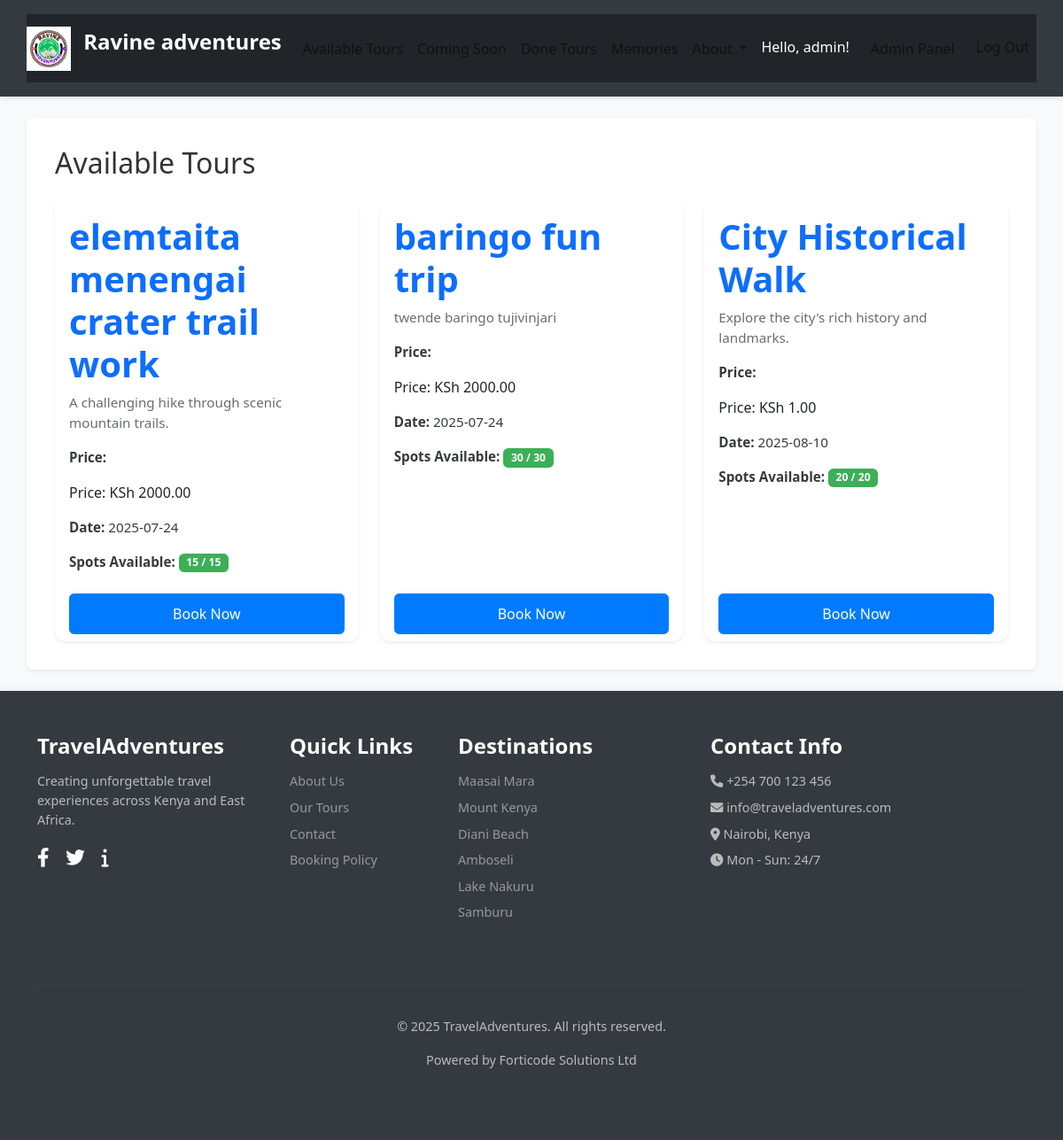
The app's page /tours (signed in) with its own data.
### tables this page shows
CREATE TABLE users (
    id INTEGER PRIMARY KEY AUTOINCREMENT,
    username TEXT UNIQUE NOT NULL,
    email TEXT UNIQUE NOT NULL,
    password TEXT NOT NULL,
    is_admin INTEGER DEFAULT 0
);

CREATE TABLE tours (
    id INTEGER PRIMARY KEY AUTOINCREMENT,
    name TEXT NOT NULL,
    description TEXT,
    price REAL NOT NULL,
    date TEXT NOT NULL,
    max_participants INTEGER NOT NULL,
    current_participants INTEGER DEFAULT 0,
    status TEXT DEFAULT 'available'
);

### app.py (the view)
    @app.route('/tours')
    def tours():
        db = get_db()
        available_tours = db.execute(
            "SELECT * FROM tours WHERE status = 'available' ORDER BY date ASC"
        ).fetchall()
        return render_template('tours.html', tours=available_tours)

### database.py (called while the page is built)
def get_db():
    if 'db' not in g:
        g.db = sqlite3.connect(
            current_app.config['DATABASE'],
            detect_types=sqlite3.PARSE_DECLTYPES
        )
        g.db.row_factory = sqlite3.Row # Returns rows that behave like dicts
    return g.db

### templates/tours.html
{% extends 'base.html' %} {% block title %}Available Tours{% endblock %} {% block content %}
<h2 class="mb-4">Available Tours</h2>
{% if tours %}
<div class="row row-cols-1 row-cols-md-2 row-cols-lg-3 g-4">
    {% for tour in tours %}
    <div class="col">
        <div class="card h-100 shadow-sm">
            <div class="card-body">
                <h5 class="card-title text-primary">{{ tour.name }}</h5>
                <p class="card-text text-muted">{{ tour.description }}</p>
                <p class="card-text"><strong>Price:</strong>
                    <p>Price: KSh {{ '%.2f' | format(tour.price) }}</p>
                </p>
                <p class="card-text"><strong>Date:</strong> {{ tour.date }}</p>
                <p class="card-text">
                    <strong>Spots Available:</strong> {% set available_spots = tour.max_participants - tour.current_participants %} {% if available_spots > 5 %}
                    <span class="badge bg-success">{{ available_spots }} / {{ tour.max_participants }}</span> {% elif available_spots > 0 %}
                    <span class="badge bg-warning text-dark">{{ available_spots }} / {{ tour.max_participants }}</span> {% else %}
                    <span class="badge bg-danger">0 / {{ tour.max_participants }}</span> {% endif %}
                </p>
            </div>
            <div class="card-footer bg-transparent border-top-0 d-grid">
                {% if available_spots > 0 %}
                <a href="{{ url_for('book_tour', tour_id=tour.id) }}" class="btn btn-primary">Book Now</a> {% else %}
                <span class="badge bg-danger p-2">Fully Booked</span> {% endif %}
            </div>
        </div>
    </div>
    {% endfor %}
</div>
{% else %}
<p class="alert alert-info">No tours available at the moment. Please check back later!</p>
{% endif %} {% endblock %}

### templates/base.html (shortened to what this page needs)
<!DOCTYPE html>
<html lang="en">
<head>
    <link href="https://cdn.jsdelivr.net/npm/bootstrap@5.3.3/dist/css/bootstrap.min.css" rel="stylesheet">
    <link rel="stylesheet" href="https://cdnjs.cloudflare.com/ajax/libs/font-awesome/6.0.0-beta3/css/all.min.css">
    <link rel="stylesheet" href="{{ url_for('static', filename='css/style.css') }}">
</head>
<body>
    <header class="bg-dark text-white py-3">
        <nav class="navbar navbar-expand-lg navbar-dark bg-dark container">
            <a class="navbar-brand" href="{{ url_for('index') }}">
                <img src="{{ url_for('static', filename='images/logos.png') }}" alt="Tour Booking Logo" style="height: 50px; width: auto;" class="d-inline-block align-text-top me-2"> Ravine adventures
            </a>
            <div class="collapse navbar-collapse" id="navbarNav">
                <ul class="navbar-nav me-auto">
                    <li class="nav-item">
                        <a class="nav-link" href="{{ url_for('tours') }}">Available Tours</a>
                    </li>
                    <li class="nav-item">
                        <a class="nav-link" href="{{ url_for('coming_soon') }}">Coming Soon</a>
                    </li>
                    <li class="nav-item">
                        <a class="nav-link" href="{{ url_for('done_tours') }}">Done Tours</a>
                    </li>
                    <li class="nav-item">
                        <a class="nav-link" href="{{ url_for('memories') }}">Memories</a>
                    </li>
                    <li class="nav-item dropdown">
                        <a class="nav-link dropdown-toggle" href="#" id="navbarDropdown" role="button" data-bs-toggle="dropdown" aria-expanded="false">
                            About
                        </a>
                    </li>
                </ul>
                <ul class="navbar-nav ms-auto"> {% if g.user %}
                    <li class="nav-item">
                        <span class="nav-link text-white">Hello, {{ g.user.username }}!</span>
                    </li>
                    {% if g.user.is_admin == 1 %}
                    <li class="nav-item">
                        <a class="nav-link btn btn-outline-light btn-sm mx-2" href="{{ url_for('admin_dashboard') }}">Admin Panel</a>
                    </li>
                    {% endif %}
                    <li class="nav-item">
                        <a class="nav-link" href="{{ url_for('logout') }}">Log Out</a>
                    </li>
                    {% endif %}
                </ul>
            </div>
        </nav>
    </header>
    <div class="content-wrapper">
        <main class="container my-4">
             {% block content %}{% endblock %}
        </main>
    </div>
    <footer class="mt-auto py-5">
        <div class="container">
            <div class="row">
                <div class="col-md-3 col-sm-6 mb-4 footer-section travel-adventures">
                    <h4>TravelAdventures</h4>
                    <p>Creating unforgettable travel experiences across Kenya and East Africa.</p>
                    <div class="social-icons mt-3">
                        <a href="#" class="social-icon"><i class="fab fa-facebook-f"></i></a>
                        <a href="#" class="social-icon"><i class="fab fa-twitter"></i></a>
                        <a href="#" class="social-icon"><i class="fas fa-info"></i></a>
                    </div>
                </div>
                <div class="col-md-2 col-sm-6 mb-4 footer-section quick-links">
                    <h4>Quick Links</h4>
                    <ul class="list-unstyled">
                        <li><a href="{{ url_for('about_us') }}">About Us</a></li>
                        <li><a href="{{ url_for('tours') }}">Our Tours</a></li>
                        <li><a href="{{ url_for('contact') }}">Contact</a></li>
                        <li><a href="#">Booking Policy</a></li>
                    </ul>
                </div>
                <div class="col-md-3 col-sm-6 mb-4 footer-section destinations">
                    <h4>Destinations</h4>
                    <ul class="list-unstyled">
                        <li><a href="#">Maasai Mara</a></li>
                        <li><a href="#">Mount Kenya</a></li>
                        <li><a href="#">Diani Beach</a></li>
                        <li><a href="#">Amboseli</a></li>
                        <li><a href="#">Lake Nakuru</a></li>
                        <li><a href="#">Samburu</a></li>
                    </ul>
                </div>
                <div class="col-md-4 col-sm-6 mb-4 footer-section contact-info">
                    <h4>Contact Info</h4>
                    <ul class="list-unstyled">
                        <li><i class="fas fa-phone"></i> +254 700 123 456</li>
                        <li><i class="fas fa-envelope"></i> info@traveladventures.com</li>
                        <li><i class="fas fa-map-marker-alt"></i> Nairobi, Kenya</li>
                        <li><i class="fas fa-clock"></i> Mon - Sun: 24/7</li>
                    </ul>
                </div>
            </div>
            <hr class="footer-divider">
            <div class="row">
                <div class="col-12 text-center py-3">
                    <p>&copy; {{ moment().format('YYYY') if moment else '2025' }} TravelAdventures. All rights reserved.</p>
                    <p>Powered by Forticode Solutions Ltd</p>
                </div>
            </div>
        </div>
    </footer>
</body>
</html>

### static/css/style.css (style rules this page uses)
:root { --primary-color: #007bff; --secondary-color: #6c757d; --accent-color: #28a745; --warning-color: #ffc107; --danger-color: #dc3545; --info-color: #17a2b8; --light-bg: #f8f9fa; --dark-bg: #343a40; --text-dark: #333; --text-light: #fff; --border-color: #dee2e6; --admin-primary: #0056b3; --admin-secondary: #495057; --admin-dark: #212529; --admin-light: #e9ecef; }
body { font-family: 'Segoe UI', Roboto, 'Helvetica Neue', Arial, sans-serif; background-color: var(--light-bg); color: var(--text-dark); min-height: 100vh; margin: 0; padding: 0; background-image: none; background-size: auto; background-repeat: initial; background-attachment: initial; background-position: initial; display: flex; flex-direction: column; }
main.container { flex: 1; background-color: var(--text-light); padding: 2rem; border-radius: 0.5rem; box-shadow: 0 0.125rem 0.25rem rgba(0, 0, 0, 0.075); margin-top: 20px; margin-bottom: 20px; }
header.bg-dark { background-color: var(--dark-bg) !important; box-shadow: 0 2px 5px rgba(0, 0, 0, 0.1); }
.navbar-brand { font-weight: 700; font-size: 1.5rem; color: var(--text-light); }
.navbar-nav .nav-link { color: rgba(10, 10, 10, 0.75); font-weight: 500; transition: color 0.3s ease; }
footer { background-color: var(--dark-bg); color: #bbb; padding: 40px 0 20px; font-size: 0.9em; box-shadow: 0 -2px 5px rgba(0, 0, 0, 0.05); margin-top: auto; }
footer h4 { color: var(--text-light); margin-bottom: 15px; font-weight: 600; }
footer .list-unstyled li { margin-bottom: 8px; }
footer .list-unstyled a { color: #999; text-decoration: none; transition: color 0.3s ease; }
footer .footer-divider { border-color: rgba(255, 255, 255, 0.1); margin-top: 30px; margin-bottom: 20px; }
footer .social-icons a { color: var(--text-light); font-size: 1.5em; margin-right: 15px; transition: color 0.3s ease; }
.card { border: none; border-radius: 0.75rem; overflow: hidden; box-shadow: 0 4px 12px rgba(0, 0, 0, 0.08); transition: transform 0.2s ease-in-out, box-shadow 0.2s ease-in-out; height: 100%; }
.card-body h5.card-title { font-size: 2.5rem; font-weight: 700; margin-bottom: 0.5rem; }
.card-body p.card-text { font-size: 0.95rem; opacity: 0.9; }
.badge { padding: 0.4em 0.7em; border-radius: 0.35rem; font-weight: 600; font-size: 0.8em; text-transform: capitalize; vertical-align: middle; }
.badge.bg-success { background-color: var(--accent-color) !important; color: white !important; }
.btn { transition: all 0.2s ease-in-out; border-radius: 0.35rem; font-weight: 500; padding: 0.6rem 1.2rem; }
.btn-primary { background-color: var(--primary-color); border-color: var(--primary-color); }

### records on screen
users: user.username "admin"
tours: name "elemtaita menengai crater trail work", description "A challenging hike through scenic mountain trails.", price "2000.00", date "2025-07-24", max_participants "15"
tours: name "baringo fun trip", description "twende baringo tujivinjari", price "2000.00", date "2025-07-24", max_participants "30"
tours: name "City Historical Walk", description "Explore the city's rich history and landmarks.", price "1.00", date "2025-08-10", max_participants "20"

### other values on screen
{{ moment().format('YYYY') if moment else '2025' }} "2025"
